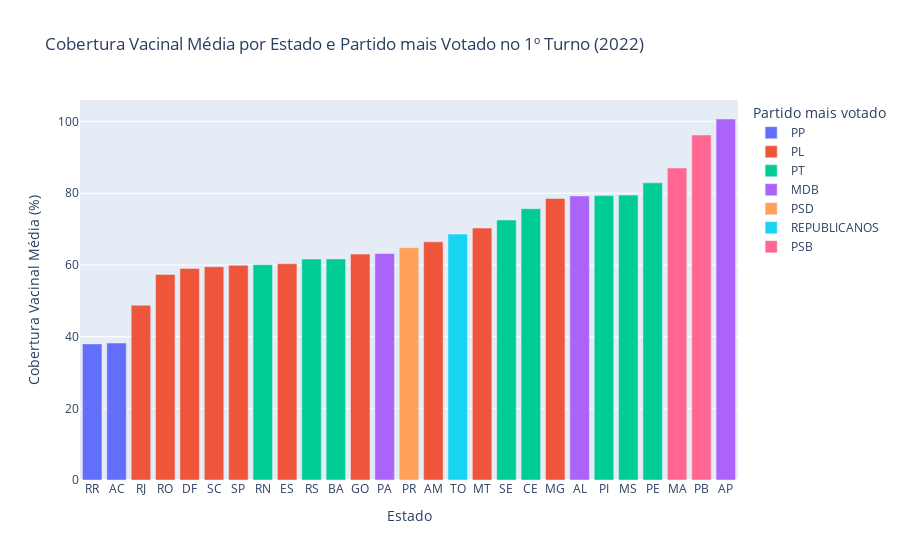

This figure's notebook cell:
### Code cell
fig = px.bar(
    dados_plot_sorted,
    x='UF',
    y='media_cobertura_vacinal',
    color='SG_PARTIDO',
    hover_data=['QT_VOTOS_NOMINAIS_VALIDOS'],
    labels={
        'UF': 'Estado',
        'media_cobertura_vacinal': 'Cobertura Vacinal Média (%)',
        'SG_PARTIDO': 'Partido mais votado'
    },
    title='Cobertura Vacinal Média por Estado e Partido mais Votado no 1º Turno (2022)'
)

fig.update_layout(xaxis={'categoryorder': 'array', 'categoryarray': dados_plot_sorted['UF']})
fig.show()

### Figure 1 — Plotly figure (JSON) as saved in the notebook; plotly's stock layout.template omitted (floating-point values rounded to 4 significant figures)
{"data": [{"alignmentgroup": "True", "customdata": [[332713], [376560]], "hovertemplate": "Partido mais votado=PP<br>Estado=%{x}<br>Cobertura Vacinal Média (%)=%{y}<br>QT_VOTOS_NOMINAIS_VALIDOS=%{customdata[0]}<extra></extra>", "legendgroup": "PP", "marker": {"color": "#636efa", "pattern": {"shape": ""}}, "name": "PP", "offsetgroup": "PP", "orientation": "v", "showlegend": true, "textposition": "auto", "type": "bar", "x": ["RR", "AC"], "xaxis": "x", "y": [37.98, 38.21], "yaxis": "y"}, {"alignmentgroup": "True", "customdata": [[15456537], [1395582], [1814369], [7506540], [31819309], [3235005], [4007735], [2015244], [2428688], [9600919]], "hovertemplate": "Partido mais votado=PL<br>Estado=%{x}<br>Cobertura Vacinal Média (%)=%{y}<br>QT_VOTOS_NOMINAIS_VALIDOS=%{customdata[0]}<extra></extra>", "legendgroup": "PL", "marker": {"color": "#EF553B", "pattern": {"shape": ""}}, "name": "PL", "offsetgroup": "PL", "orientation": "v", "showlegend": true, "textposition": "auto", "type": "bar", "x": ["RJ", "RO", "DF", "SC", "SP", "ES", "GO", "AM", "MT", "MG"], "xaxis": "x", "y": [48.74, 57.35, 59.03, 59.51, 59.88, 60.34, 63.03, 66.45, 70.29, 78.54], "yaxis": "y"}, {"alignmentgroup": "True", "customdata": [[2809477], [8640994], [12231053], [1379534], [10904825], [4834190], [1217073], [6257007]], "hovertemplate": "Partido mais votado=PT<br>Estado=%{x}<br>Cobertura Vacinal Média (%)=%{y}<br>QT_VOTOS_NOMINAIS_VALIDOS=%{customdata[0]}<extra></extra>", "legendgroup": "PT", "marker": {"color": "#00cc96", "pattern": {"shape": ""}}, "name": "PT", "offsetgroup": "PT", "orientation": "v", "showlegend": true, "textposition": "auto", "type": "bar", "x": ["RN", "RS", "BA", "SE", "CE", "PI", "MS", "PE"], "xaxis": "x", "y": [60.05, 61.65, 61.68, 72.53, 75.71, 79.34, 79.48, 82.91], "yaxis": "y"}, {"alignmentgroup": "True", "customdata": [[6013151], [2594429], [279528]], "hovertemplate": "Partido mais votado=MDB<br>Estado=%{x}<br>Cobertura Vacinal Média (%)=%{y}<br>QT_VOTOS_NOMINAIS_VALIDOS=%{customdata[0]}<extra></extra>", "legendgroup": "MDB", "marker": {"color": "#ab63fa", "pattern": {"shape": ""}}, "name": "MDB", "offsetgroup": "MDB", "orientation": "v", "showlegend": true, "textposition": "auto", "type": "bar", "x": ["PA", "AL", "AP"], "xaxis": "x", "y": [63.19, 79.24, 100.7], "yaxis": "y"}, {"alignmentgroup": "True", "customdata": [[6781671]], "hovertemplate": "Partido mais votado=PSD<br>Estado=%{x}<br>Cobertura Vacinal Média (%)=%{y}<br>QT_VOTOS_NOMINAIS_VALIDOS=%{customdata[0]}<extra></extra>", "legendgroup": "PSD", "marker": {"color": "#FFA15A", "pattern": {"shape": ""}}, "name": "PSD", "offsetgroup": "PSD", "orientation": "v", "showlegend": true, "textposition": "auto", "type": "bar", "x": ["PR"], "xaxis": "x", "y": [64.81], "yaxis": "y"}, {"alignmentgroup": "True", "customdata": [[860904]], "hovertemplate": "Partido mais votado=REPUBLICANOS<br>Estado=%{x}<br>Cobertura Vacinal Média (%)=%{y}<br>QT_VOTOS_NOMINAIS_VALIDOS=%{customdata[0]}<extra></extra>", "legendgroup": "REPUBLICANOS", "marker": {"color": "#19d3f3", "pattern": {"shape": ""}}, "name": "REPUBLICANOS", "offsetgroup": "REPUBLICANOS", "orientation": "v", "showlegend": true, "textposition": "auto", "type": "bar", "x": ["TO"], "xaxis": "x", "y": [68.6], "yaxis": "y"}, {"alignmentgroup": "True", "customdata": [[4917930], [1856133]], "hovertemplate": "Partido mais votado=PSB<br>Estado=%{x}<br>Cobertura Vacinal Média (%)=%{y}<br>QT_VOTOS_NOMINAIS_VALIDOS=%{customdata[0]}<extra></extra>", "legendgroup": "PSB", "marker": {"color": "#FF6692", "pattern": {"shape": ""}}, "name": "PSB", "offsetgroup": "PSB", "orientation": "v", "showlegend": true, "textposition": "auto", "type": "bar", "x": ["MA", "PB"], "xaxis": "x", "y": [87.04, 96.25], "yaxis": "y"}], "layout": {"autosize": true, "barmode": "relative", "legend": {"title": {"text": "Partido mais votado"}, "tracegroupgap": 0}, "title": {"text": "Cobertura Vacinal Média por Estado e Partido mais Votado no 1º Turno (2022)"}, "xaxis": {"anchor": "y", "autorange": true, "categoryarray": ["RR", "AC", "RJ", "RO", "DF", "SC", "SP", "RN", "ES", "RS", "BA", "GO", "PA", "PR", "AM", "TO", "MT", "SE", "CE", "MG", "AL", "PI", "MS", "PE", "MA", "PB", "AP"], "categoryorder": "array", "domain": [0, 1], "range": [-0.5, 26.5], "title": {"text": "Estado"}, "type": "category"}, "yaxis": {"anchor": "x", "autorange": true, "domain": [0, 1], "range": [0, 106.0], "title": {"text": "Cobertura Vacinal Média (%)"}, "type": "linear"}}}
